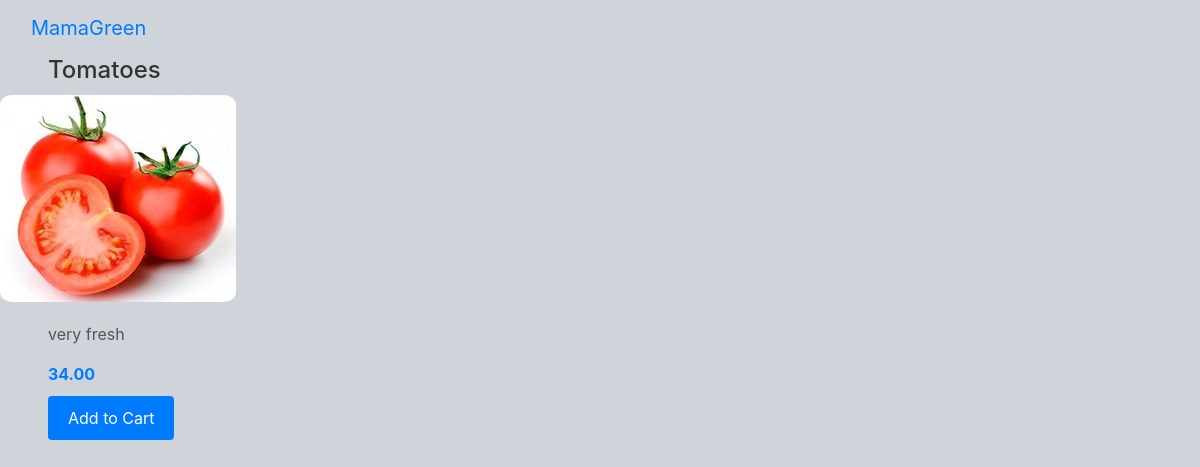
Before: /inventory/product/49/ with the older database file.
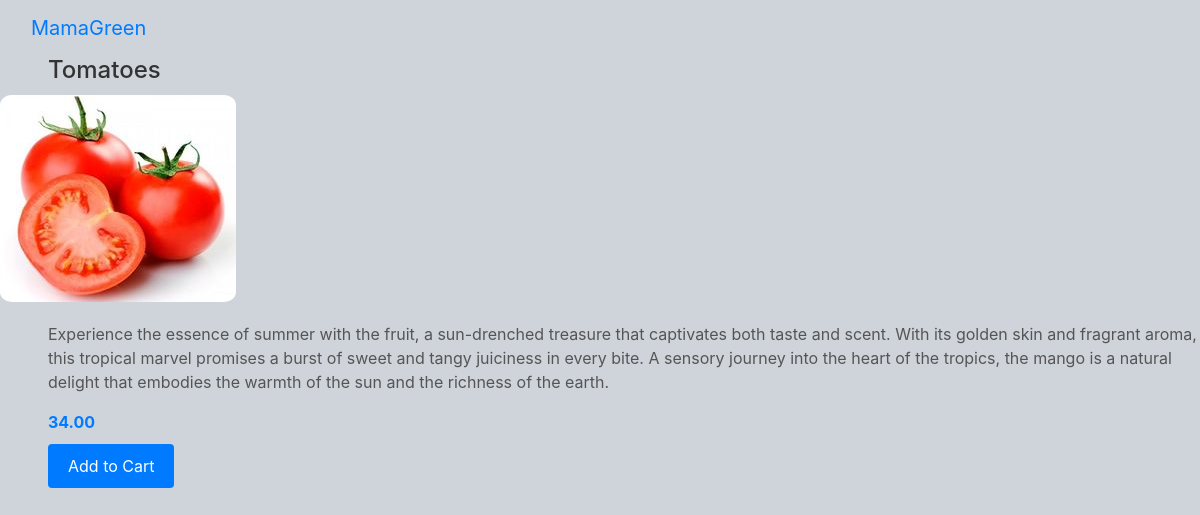
After: the same page with the newer database file.
### inventory/models.py (models this page shows)
class Product(models.Model):
    vendor=models.ForeignKey(Vendor, null=True, on_delete=models.CASCADE)
    name=models.CharField(max_length=32)
    price=models.DecimalField(max_digits=8,decimal_places=2)
    description=models.TextField()
    image=models.ImageField(upload_to='media')
    date_created=models.DateTimeField(auto_now_add=True)
    date_updated=models.DateTimeField(auto_now=True)
    stock=models.PositiveIntegerField()

### inventory/views.py (the view)
# urls.py: path("product/<int:id>/", product_detail, name="product_detail"),
def product_detail(request, id):
    product = Product.objects.get(id=id)
    return render(request , 'inventory/product_detail.html',{'product':product})

### templates/inventory/product_detail.html (shortened to what this page needs)
<!DOCTYPE html>
<html lang="en">
<head>
    <link rel="stylesheet" href="https://cdn.jsdelivr.net/npm/bootstrap@4.3.1/dist/css/bootstrap.min.css">
    <nav class="navbar navbar-expand-lg bg-body-tertiary">
        <div class="container-fluid">
          <a class="navbar-brand" href= "{% url 'products_list' %}" >MamaGreen</a>
          </div>
      </nav>
</head>
<body>
    <h2>{{product.name}}</h2>
    <img src="{{product.image.url}}" alt="{{product.name}}"/>
    <p>{{product.description}}</p>
    <span>{{product.price}}</span>
    <a class="name" href="{% url 'add_to_cart' id=product.id %}"><button class="add_to_cart">Add to Cart</button></a>
</body>
</html>

Changed rows visible on the page:
changed Product "Tomatoes": description "very fresh" → "Experience the essence of summer with the fruit, a sun-drenched treasure that captivates both taste and scent. With its golden skin and fragrant aroma, this tropical marvel promises a burst of sweet and tangy juiciness in every bite. A sensory journey into the heart of the tropics, the mango is a natural delight that embodies the warmth of the sun and the richness of the earth."
